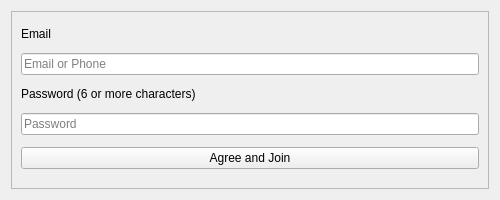
<?xml version="1.0" encoding="UTF-8"?>
<ui version="4.0">
 <class>Form</class>
 <widget class="QWidget" name="Form">
  <property name="geometry">
   <rect>
    <x>0</x>
    <y>0</y>
    <width>500</width>
    <height>200</height>
   </rect>
  </property>
  <property name="windowTitle">
   <string>Form</string>
  </property>
  <layout class="QVBoxLayout" name="verticalLayout_2">
   <item>
    <widget class="QFrame" name="frame">
     <property name="styleSheet">
      <string notr="true"/>
     </property>
     <property name="frameShape">
      <enum>QFrame::StyledPanel</enum>
     </property>
     <property name="frameShadow">
      <enum>QFrame::Raised</enum>
     </property>
     <layout class="QVBoxLayout" name="verticalLayout">
      <item>
       <widget class="QLabel" name="label_new_email">
        <property name="sizePolicy">
         <sizepolicy hsizetype="Preferred" vsizetype="Maximum">
          <horstretch>0</horstretch>
          <verstretch>0</verstretch>
         </sizepolicy>
        </property>
        <property name="text">
         <string>Email</string>
        </property>
       </widget>
      </item>
      <item>
       <widget class="QLineEdit" name="lineEdit_new_email">
        <property name="placeholderText">
         <string>Email or Phone</string>
        </property>
       </widget>
      </item>
      <item>
       <widget class="QLabel" name="label_new_password">
        <property name="sizePolicy">
         <sizepolicy hsizetype="Preferred" vsizetype="Maximum">
          <horstretch>0</horstretch>
          <verstretch>0</verstretch>
         </sizepolicy>
        </property>
        <property name="text">
         <string>Password (6 or more characters)</string>
        </property>
       </widget>
      </item>
      <item>
       <widget class="QLineEdit" name="lineEdit_new_password">
        <property name="text">
         <string/>
        </property>
        <property name="echoMode">
         <enum>QLineEdit::Password</enum>
        </property>
        <property name="placeholderText">
         <string>Password</string>
        </property>
       </widget>
      </item>
      <item>
       <widget class="QPushButton" name="pushButton_agree_and_join">
        <property name="text">
         <string>Agree and Join</string>
        </property>
       </widget>
      </item>
     </layout>
    </widget>
   </item>
  </layout>
 </widget>
 <resources/>
 <connections/>
</ui>
